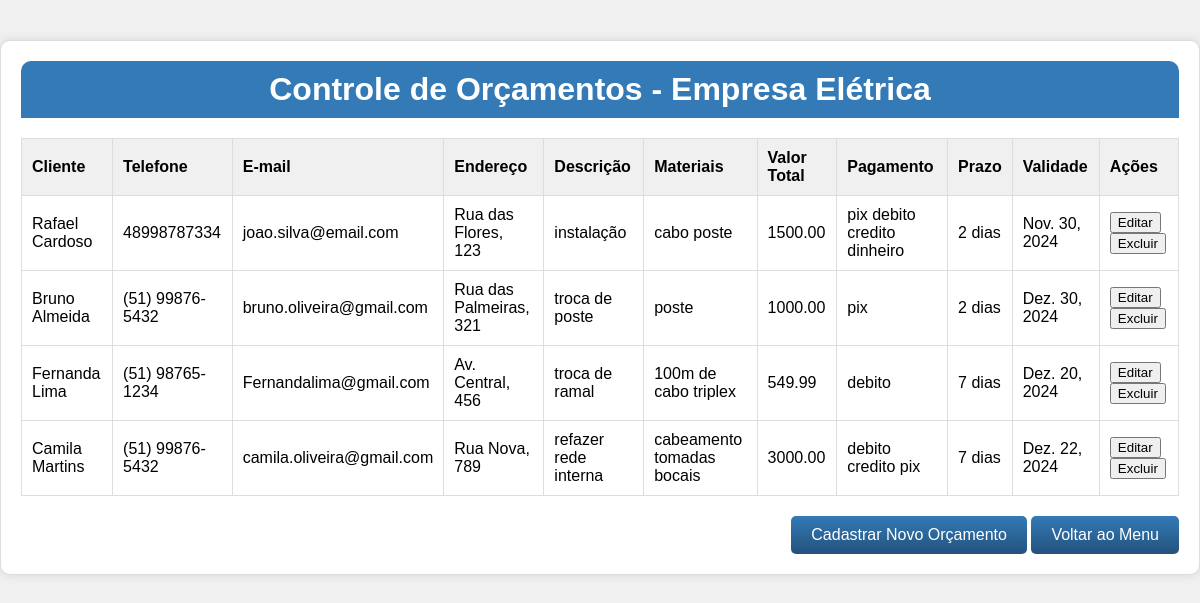
/orcamentos/ (signed in), run on the app's committed database.
### orcamentos/models.py (models this page shows, shortened)
class Orcamento(models.Model):
    cliente = models.CharField(max_length=100)
    telefone = models.CharField(max_length=15)
    email = models.EmailField()
    endereco = models.TextField()
    descricao = models.TextField()
    materiais = models.TextField(blank=True, null=True)
    valor_total = models.DecimalField(max_digits=10, decimal_places=2)
    pagamento = models.TextField(blank=True, null=True)
    prazo = models.CharField(max_length=100, blank=True, null=True)
    validade = models.DateField()

### orcamentos/views.py (the view)
# urls.py: path('', orcamento_list, name='orcamento_list'),
@login_required
def orcamento_list(request):
    orcamentos = Orcamento.objects.all()  # Busca todos os orçamentos
    return render(request, 'orcamentos.html', {'orcamentos': orcamentos})  # Use 'orcamentos' no plural

### orcamentos/templates/orcamentos.html (shortened to what this page needs)
       <!DOCTYPE html>
<html lang="pt-BR">
<head>
</head>
<body>
<div class="container">
    <div class="header">
        <h1>Controle de Orçamentos - Empresa Elétrica</h1>
    </div>
    <div class="table-container">
        <table class="table" id="orcamentoTable">
            <thead>
                <tr>
                    <th>Cliente</th>
                    <th>Telefone</th>
                    <th>E-mail</th>
                    <th>Endereço</th>
                    <th>Descrição</th>
                    <th>Materiais</th>
                    <th>Valor Total</th>
                    <th>Pagamento</th>
                    <th>Prazo</th>
                    <th>Validade</th>
                    <th>Ações</th>
                </tr>
            </thead>
            <tbody id="orcamentoList">
                {% for orcamento in orcamentos %}
                <tr data-id="{{ orcamento.id }}">
                    <td>{{ orcamento.cliente }}</td>
                    <td>{{ orcamento.telefone }}</td>
                    <td>{{ orcamento.email }}</td>
                    <td>{{ orcamento.endereco }}</td>
                    <td>{{ orcamento.descricao }}</td>
                    <td>{{ orcamento.materiais }}</td>
                    <td>{{ orcamento.valor_total }}</td>
                    <td>{{ orcamento.pagamento }}</td>
                    <td>{{ orcamento.prazo }}</td>
                    <td>{{ orcamento.validade }}</td>
                    <td>
                        <button onclick="edit_orcamento(this)">Editar</button>
                        <button onclick="confirmDelete('{{ orcamento.id }}')">Excluir</button>
                    </td>
                </tr>
                {% endfor %}
            </tbody>
        </table>
    </div>
    <div class="button-container">
        <button class="gradient-button" onclick="toggleForm()">Cadastrar Novo Orçamento</button>
        <button class="gradient-button" onclick="window.location.href='{% url 'menu' %}'">Voltar ao Menu</button>
    </div>
</div>
</body>
</html>

### orcamentos/templates/orcamentos.html (style rules this page uses)
body { background-color: #f0f0f0; font-family: Arial, sans-serif; margin: 0; }
.container { max-width: 1200px; margin: 40px auto; padding: 20px; background-color: #fff; border: 1px solid #ddd; border-radius: 10px; box-shadow: 0 0 10px rgba(0, 0, 0, 0.1); }
.header { background-color: #337ab7; color: #fff; padding: 10px; text-align: center; border-top-left-radius: 10px; border-top-right-radius: 10px; }
.header h1 { margin: 0; }
.table-container { margin-top: 20px; }
.table { width: 100%; border-collapse: collapse; }
.table th, .table td { border: 1px solid #ddd; padding: 10px; text-align: left; }
.table th { background-color: #f0f0f0; }
.button-container { text-align: right; margin-top: 20px; }
.button-container .gradient-button { background-image: linear-gradient(to bottom, #337ab7, #23527c); color: #fff; border: none; padding: 10px 20px; font-size: 16px; cursor: pointer; border-radius: 5px; }

### data on the page
Orcamento: cliente "Rafael Cardoso", telefone "48998787334", email "joao.silva@email.com", endereco "Rua das Flores, 123", descricao "instalação", materiais "cabo poste", valor_total "1500.00", pagamento "pix debito credito dinheiro", prazo "2 dias", validade "Nov. 30, 2024"
Orcamento: cliente "Bruno Almeida", telefone "(51) 99876-5432", email "bruno.oliveira@gmail.com", endereco "Rua das Palmeiras, 321", descricao "troca de poste", materiais "poste", valor_total "1000.00", pagamento "pix", prazo "2 dias", validade "Dez. 30, 2024"
Orcamento: cliente "Fernanda Lima", telefone "(51) 98765-1234", email "Fernandalima@gmail.com", endereco "Av. Central, 456", descricao "troca de ramal", materiais "100m de cabo triplex", valor_total "549.99", pagamento "debito", prazo "7 dias", validade "Dez. 20, 2024"
Orcamento: cliente "Camila Martins", telefone "(51) 99876-5432", email "camila.oliveira@gmail.com", endereco "Rua Nova, 789", descricao "refazer rede interna", materiais "cabeamento tomadas bocais", valor_total "3000.00", pagamento "debito credito pix", prazo "7 dias", validade "Dez. 22, 2024"
